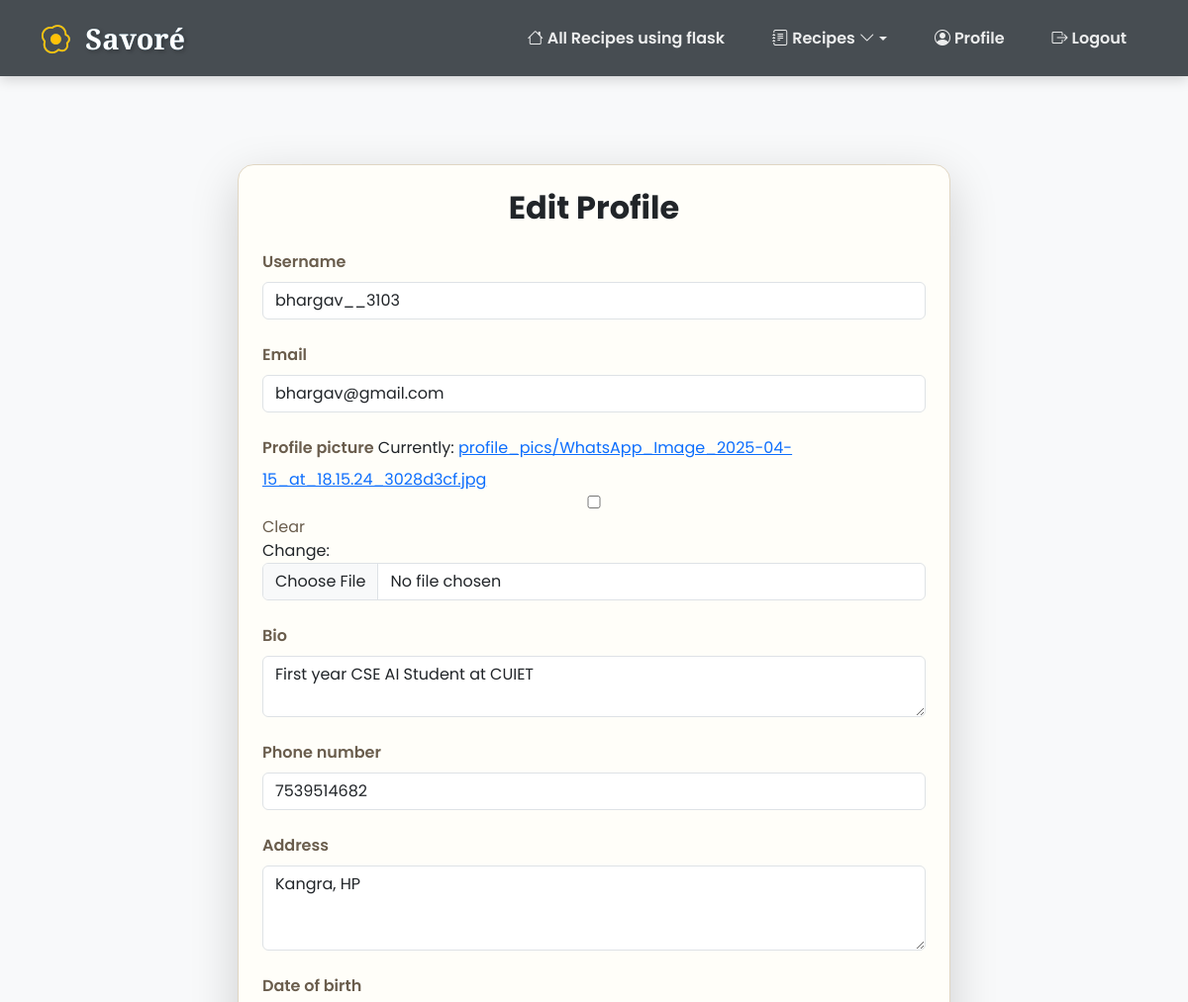
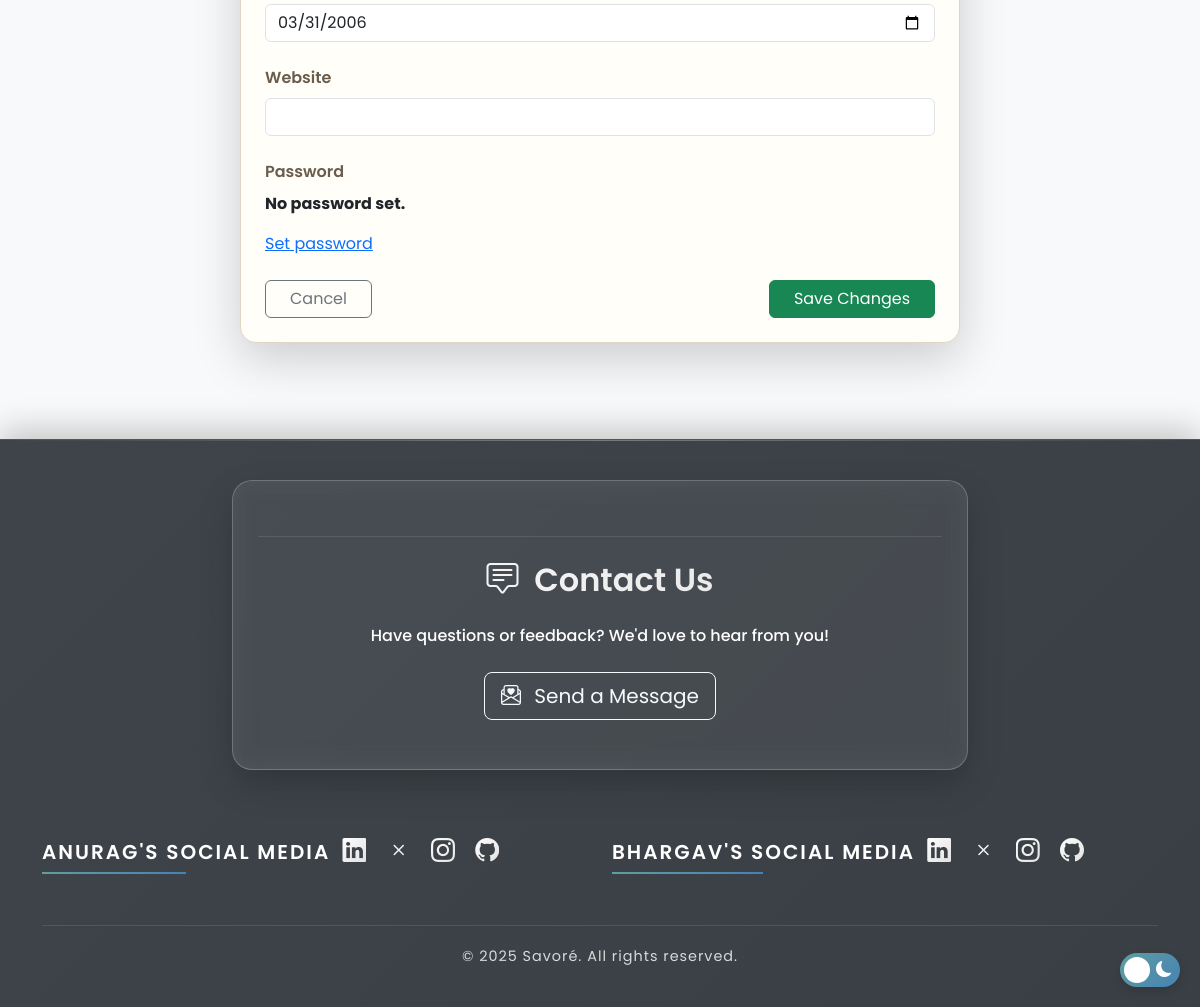
Page /users/profile/edit/ (signed in) on the committed database (2 pictures, top to bottom).
### users/models.py (models this page shows, shortened)
class CustomUser(AbstractUser):
    email = models.EmailField(unique=True, blank=False, null=False)
    profile_picture = models.ImageField(upload_to='profile_pics/', blank=True, null=True, default='default-profile.jpg')
    bio = models.TextField(blank=True, null=True)
    phone_number = models.CharField(max_length=15, blank=True, null=True)
    address = models.TextField(blank=True, null=True)
    date_of_birth = models.DateField(blank=True, null=True)
    website = models.URLField(blank=True, null=True)
    USER_TYPES = (
        ('user', 'Regular User'),
    )
    user_type = models.CharField(max_length=10, choices=USER_TYPES, default='user')
    REQUIRED_FIELDS = ['email']
    groups = models.ManyToManyField(
        "auth.Group",
        related_name="customuser_groups",
        blank=True
    )
    user_permissions = models.ManyToManyField(
        "auth.Permission",
        related_name="customuser_permissions",
        blank=True
    )

### users/views.py (the view)
# urls.py: path('profile/edit/', profile_edit, name='edit_profile'),
@login_required
def profile_edit(request):
    if request.method == 'POST':
        form = CustomUserChangeForm(request.POST, request.FILES, instance=request.user)
        if form.is_valid():
            form.save()
            messages.success(request, "Profile updated successfully.")
            return redirect('profile')
        else:
            messages.error(request, "Please correct the errors below.")
    else:
        form = CustomUserChangeForm(instance=request.user)
    return render(request, 'users/profile_edit.html', {'form': form})

### users/forms.py
class CustomUserChangeForm(UserChangeForm):
    class Meta:
        model = CustomUser
        fields = [
            'username', 'email', 'profile_picture', 'bio',
            'phone_number', 'address', 'date_of_birth', 'website'
        ]
        widgets = {
            'username': forms.TextInput(attrs={'class': 'form-control'}),
            'email': forms.EmailInput(attrs={'class': 'form-control'}),
            'bio': forms.Textarea(attrs={'class': 'form-control', 'rows': 2}),
            'phone_number': forms.TextInput(attrs={'class': 'form-control'}),
            'address': forms.Textarea(attrs={'class': 'form-control', 'rows': 3}),
            'website': forms.URLInput(attrs={'class': 'form-control'}),
            'date_of_birth': forms.DateInput(attrs={'class': 'form-control', 'type': 'date'}),
            'profile_picture': forms.ClearableFileInput(attrs={'class': 'form-control'}),
        }

### users/templates/users/profile_edit.html (shortened to what this page needs)
{% extends "base.html" %}
{% block content %}
<div class="container py-5">
    <div class="row justify-content-center">
        <div class="col-lg-8 col-md-10 col-sm-12">
            <div class="form-box p-4 shadow-lg rounded-4">
                <h2 class="text-center fw-bold mb-4">Edit Profile</h2>
                <form method="post" enctype="multipart/form-data">
                    {% for field in form %}
                        <div class="mb-4">
                            <label for="{{ field.id_for_label }}" class="form-label fw-semibold">{{ field.label }}</label>
                            {{ field }}
                        </div>
                    {% endfor %}
                    <div class="d-flex justify-content-between mt-4 flex-wrap gap-2">
                        <a href="{% url 'profile' %}" class="btn btn-outline-secondary px-4">Cancel</a>
                        <button type="submit" class="btn btn-success px-4">Save Changes</button>
                    </div>
                </form>
            </div>
        </div>
    </div>
</div>
{% endblock %}

### recipe_app/templates/base.html (style rules this page uses)
:root { --primary-color: #5f9ea0; --secondary-color: #4682b4; --dark-color: #343a40; --light-color: #f8f9fa; --gradient-primary: linear-gradient(135deg, #5f9ea0 0%, #4682b4 100%); --gradient-secondary: linear-gradient(135deg, #f093fb 0%, #f5576c 100%); --shadow-sm: 0 2px 8px rgba(0, 0, 0, 0.1); --shadow-md: 0 4px 12px rgba(0, 0, 0, 0.15); --shadow-lg: 0 8px 24px rgba(0, 0, 0, 0.2); --card-bg: rgba(255, 255, 255, 0.95); --card-border: rgba(255, 255, 255, 0.2); --card-shadow: 0 15px 35px rgba(0, 0, 0, 0.3); }
body { font-family: 'Poppins', sans-serif; padding-top: 70px; background-color: var(--light-color); min-height: 100vh; display: flex; flex-direction: column; transition: all 0.5s ease; }

### users/templates/users/profile_edit.html (style rules this page uses)
.form-box { background: #fffef9; backdrop-filter: blur(10px); border: 1px solid #e0d6c3; border-radius: 1.5rem; animation: slideIn 0.4s ease; }
input, textarea, select { width: 100%; padding: 0.75rem 1rem; border: 1px solid #d9cfc1; border-radius: 10px; background-color: #fdfbf6; transition: 0.3s ease; }
label { color: #6a5d4d; }

### rows in the picture
CustomUser: form "bhargav__3103" "bhargav@gmail.com" "First year CSE AI Student at CUIET" "7539514682" "Kangra, HP" "03/31/2006" "No password set. Set password"

### other values in the picture
{{ field.label }} "Username" "Email" "Profile picture" "Bio" "Phone number" "Address" "Date of birth" "Website" "Password"
